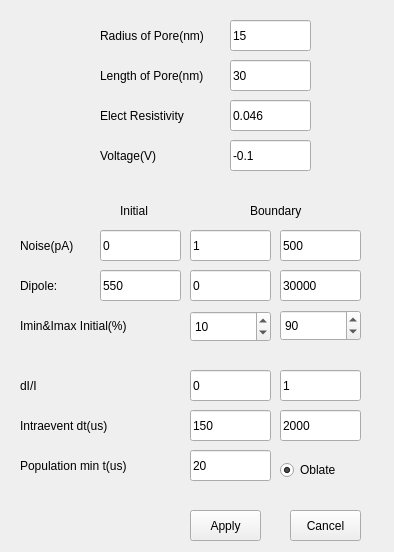
<?xml version="1.0" encoding="UTF-8"?>
<ui version="4.0">
 <class>Fitting</class>
 <widget class="QWidget" name="Fitting">
  <property name="geometry">
   <rect>
    <x>0</x>
    <y>0</y>
    <width>394</width>
    <height>552</height>
   </rect>
  </property>
  <property name="windowTitle">
   <string>Form</string>
  </property>
  <widget class="QLineEdit" name="lineEdit">
   <property name="geometry">
    <rect>
     <x>230</x>
     <y>20</y>
     <width>81</width>
     <height>31</height>
    </rect>
   </property>
   <property name="text">
    <string>15</string>
   </property>
  </widget>
  <widget class="QLabel" name="label">
   <property name="geometry">
    <rect>
     <x>100</x>
     <y>20</y>
     <width>121</width>
     <height>31</height>
    </rect>
   </property>
   <property name="text">
    <string>Radius of Pore(nm)</string>
   </property>
  </widget>
  <widget class="QLineEdit" name="lineEdit_2">
   <property name="geometry">
    <rect>
     <x>230</x>
     <y>60</y>
     <width>81</width>
     <height>31</height>
    </rect>
   </property>
   <property name="text">
    <string>30</string>
   </property>
  </widget>
  <widget class="QLabel" name="label_2">
   <property name="geometry">
    <rect>
     <x>100</x>
     <y>60</y>
     <width>121</width>
     <height>31</height>
    </rect>
   </property>
   <property name="text">
    <string>Length of Pore(nm)</string>
   </property>
  </widget>
  <widget class="QLineEdit" name="lineEdit_3">
   <property name="geometry">
    <rect>
     <x>230</x>
     <y>100</y>
     <width>81</width>
     <height>31</height>
    </rect>
   </property>
   <property name="text">
    <string>0.046</string>
   </property>
  </widget>
  <widget class="QLabel" name="label_3">
   <property name="geometry">
    <rect>
     <x>100</x>
     <y>100</y>
     <width>101</width>
     <height>31</height>
    </rect>
   </property>
   <property name="text">
    <string>Elect Resistivity</string>
   </property>
  </widget>
  <widget class="QLineEdit" name="lineEdit_4">
   <property name="geometry">
    <rect>
     <x>230</x>
     <y>140</y>
     <width>81</width>
     <height>31</height>
    </rect>
   </property>
   <property name="text">
    <string>-0.1</string>
   </property>
  </widget>
  <widget class="QLabel" name="label_4">
   <property name="geometry">
    <rect>
     <x>100</x>
     <y>140</y>
     <width>101</width>
     <height>31</height>
    </rect>
   </property>
   <property name="text">
    <string>Voltage(V)</string>
   </property>
  </widget>
  <widget class="QLabel" name="label_8">
   <property name="geometry">
    <rect>
     <x>20</x>
     <y>410</y>
     <width>111</width>
     <height>31</height>
    </rect>
   </property>
   <property name="text">
    <string>Intraevent dt(us)</string>
   </property>
  </widget>
  <widget class="QLineEdit" name="lineEdit_8">
   <property name="geometry">
    <rect>
     <x>190</x>
     <y>410</y>
     <width>81</width>
     <height>31</height>
    </rect>
   </property>
   <property name="text">
    <string>150</string>
   </property>
  </widget>
  <widget class="QLabel" name="label_9">
   <property name="geometry">
    <rect>
     <x>120</x>
     <y>190</y>
     <width>41</width>
     <height>41</height>
    </rect>
   </property>
   <property name="text">
    <string>Initial </string>
   </property>
  </widget>
  <widget class="QLineEdit" name="lineEdit_9">
   <property name="geometry">
    <rect>
     <x>100</x>
     <y>230</y>
     <width>81</width>
     <height>31</height>
    </rect>
   </property>
   <property name="text">
    <string>0</string>
   </property>
  </widget>
  <widget class="QLineEdit" name="lineEdit_16">
   <property name="geometry">
    <rect>
     <x>280</x>
     <y>410</y>
     <width>81</width>
     <height>31</height>
    </rect>
   </property>
   <property name="text">
    <string>2000</string>
   </property>
  </widget>
  <widget class="QLineEdit" name="lineEdit_17">
   <property name="geometry">
    <rect>
     <x>190</x>
     <y>450</y>
     <width>81</width>
     <height>31</height>
    </rect>
   </property>
   <property name="text">
    <string>20</string>
   </property>
  </widget>
  <widget class="QPushButton" name="pushButton">
   <property name="geometry">
    <rect>
     <x>190</x>
     <y>510</y>
     <width>71</width>
     <height>31</height>
    </rect>
   </property>
   <property name="text">
    <string>Apply</string>
   </property>
  </widget>
  <widget class="QPushButton" name="pushButton_2">
   <property name="geometry">
    <rect>
     <x>290</x>
     <y>510</y>
     <width>71</width>
     <height>31</height>
    </rect>
   </property>
   <property name="text">
    <string>Cancel</string>
   </property>
  </widget>
  <widget class="QLabel" name="label_11">
   <property name="geometry">
    <rect>
     <x>20</x>
     <y>450</y>
     <width>121</width>
     <height>31</height>
    </rect>
   </property>
   <property name="text">
    <string>Population min t(us)</string>
   </property>
  </widget>
  <widget class="QRadioButton" name="radioButton">
   <property name="geometry">
    <rect>
     <x>280</x>
     <y>460</y>
     <width>95</width>
     <height>20</height>
    </rect>
   </property>
   <property name="text">
    <string>Oblate</string>
   </property>
   <property name="checked">
    <bool>true</bool>
   </property>
  </widget>
  <widget class="QLineEdit" name="lineEdit_10">
   <property name="geometry">
    <rect>
     <x>280</x>
     <y>230</y>
     <width>81</width>
     <height>31</height>
    </rect>
   </property>
   <property name="text">
    <string>500</string>
   </property>
  </widget>
  <widget class="QLineEdit" name="lineEdit_11">
   <property name="geometry">
    <rect>
     <x>190</x>
     <y>230</y>
     <width>81</width>
     <height>31</height>
    </rect>
   </property>
   <property name="text">
    <string>1</string>
   </property>
  </widget>
  <widget class="QLineEdit" name="lineEdit_12">
   <property name="geometry">
    <rect>
     <x>100</x>
     <y>270</y>
     <width>81</width>
     <height>31</height>
    </rect>
   </property>
   <property name="text">
    <string>550</string>
   </property>
  </widget>
  <widget class="QLineEdit" name="lineEdit_13">
   <property name="geometry">
    <rect>
     <x>280</x>
     <y>270</y>
     <width>81</width>
     <height>31</height>
    </rect>
   </property>
   <property name="text">
    <string>30000</string>
   </property>
  </widget>
  <widget class="QLineEdit" name="lineEdit_14">
   <property name="geometry">
    <rect>
     <x>190</x>
     <y>270</y>
     <width>81</width>
     <height>31</height>
    </rect>
   </property>
   <property name="text">
    <string>0</string>
   </property>
  </widget>
  <widget class="QLabel" name="label_12">
   <property name="geometry">
    <rect>
     <x>250</x>
     <y>190</y>
     <width>61</width>
     <height>41</height>
    </rect>
   </property>
   <property name="text">
    <string>Boundary</string>
   </property>
  </widget>
  <widget class="QLabel" name="label_13">
   <property name="geometry">
    <rect>
     <x>20</x>
     <y>230</y>
     <width>71</width>
     <height>31</height>
    </rect>
   </property>
   <property name="text">
    <string>Noise(pA)</string>
   </property>
  </widget>
  <widget class="QLabel" name="label_14">
   <property name="geometry">
    <rect>
     <x>20</x>
     <y>270</y>
     <width>61</width>
     <height>31</height>
    </rect>
   </property>
   <property name="text">
    <string>Dipole:</string>
   </property>
  </widget>
  <widget class="QLabel" name="label_15">
   <property name="geometry">
    <rect>
     <x>20</x>
     <y>310</y>
     <width>141</width>
     <height>31</height>
    </rect>
   </property>
   <property name="text">
    <string>Imin&amp;Imax Initial(%)</string>
   </property>
  </widget>
  <widget class="QSpinBox" name="spinBox">
   <property name="geometry">
    <rect>
     <x>190</x>
     <y>311</y>
     <width>81</width>
     <height>31</height>
    </rect>
   </property>
   <property name="minimum">
    <number>1</number>
   </property>
   <property name="value">
    <number>10</number>
   </property>
  </widget>
  <widget class="QSpinBox" name="spinBox_2">
   <property name="geometry">
    <rect>
     <x>280</x>
     <y>310</y>
     <width>81</width>
     <height>31</height>
    </rect>
   </property>
   <property name="minimum">
    <number>1</number>
   </property>
   <property name="value">
    <number>90</number>
   </property>
  </widget>
  <widget class="QLabel" name="label_10">
   <property name="geometry">
    <rect>
     <x>20</x>
     <y>370</y>
     <width>111</width>
     <height>31</height>
    </rect>
   </property>
   <property name="text">
    <string>dI/I </string>
   </property>
  </widget>
  <widget class="QLineEdit" name="lineEdit_18">
   <property name="geometry">
    <rect>
     <x>280</x>
     <y>370</y>
     <width>81</width>
     <height>31</height>
    </rect>
   </property>
   <property name="text">
    <string>1</string>
   </property>
  </widget>
  <widget class="QLineEdit" name="lineEdit_15">
   <property name="geometry">
    <rect>
     <x>190</x>
     <y>370</y>
     <width>81</width>
     <height>31</height>
    </rect>
   </property>
   <property name="text">
    <string>0</string>
   </property>
  </widget>
 </widget>
 <resources/>
 <connections>
  <connection>
   <sender>pushButton_2</sender>
   <signal>clicked()</signal>
   <receiver>Fitting</receiver>
   <slot>close()</slot>
   <hints>
    <hint type="sourcelabel">
     <x>325</x>
     <y>497</y>
    </hint>
    <hint type="destinationlabel">
     <x>423</x>
     <y>534</y>
    </hint>
   </hints>
  </connection>
 </connections>
</ui>
